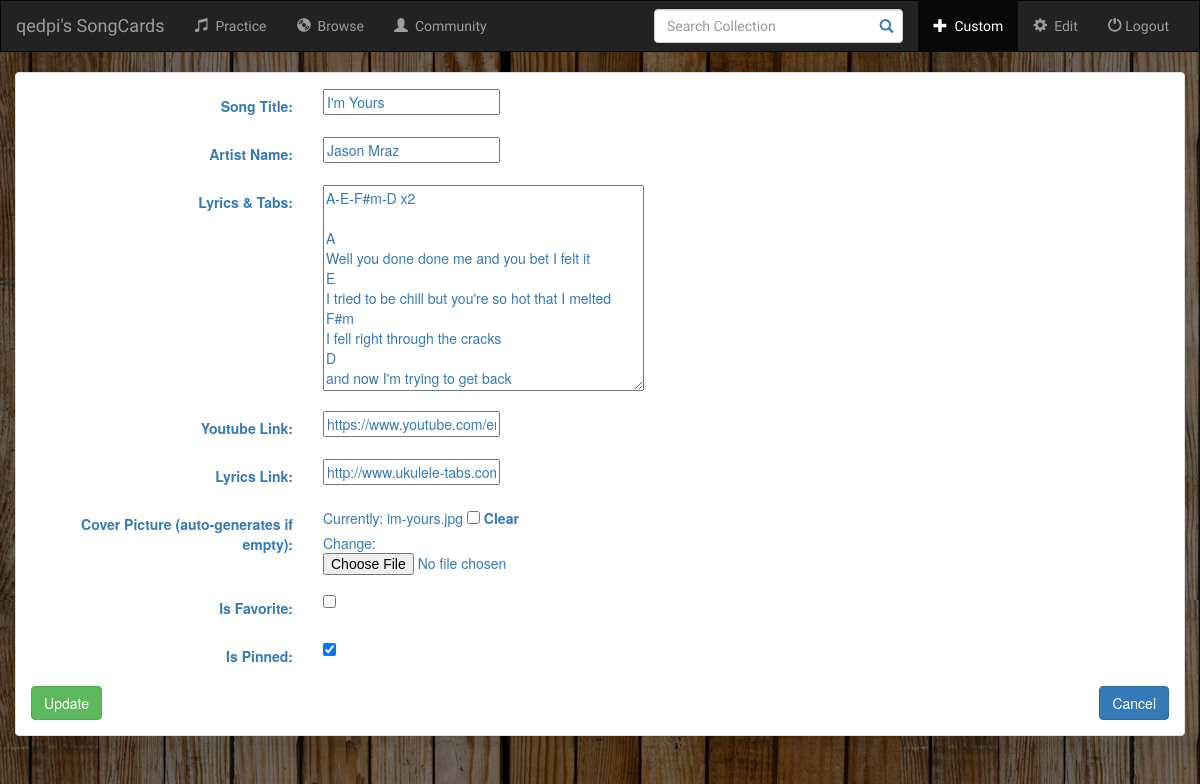
The page /cards/29/update/ (signed in) on the database as committed earlier.
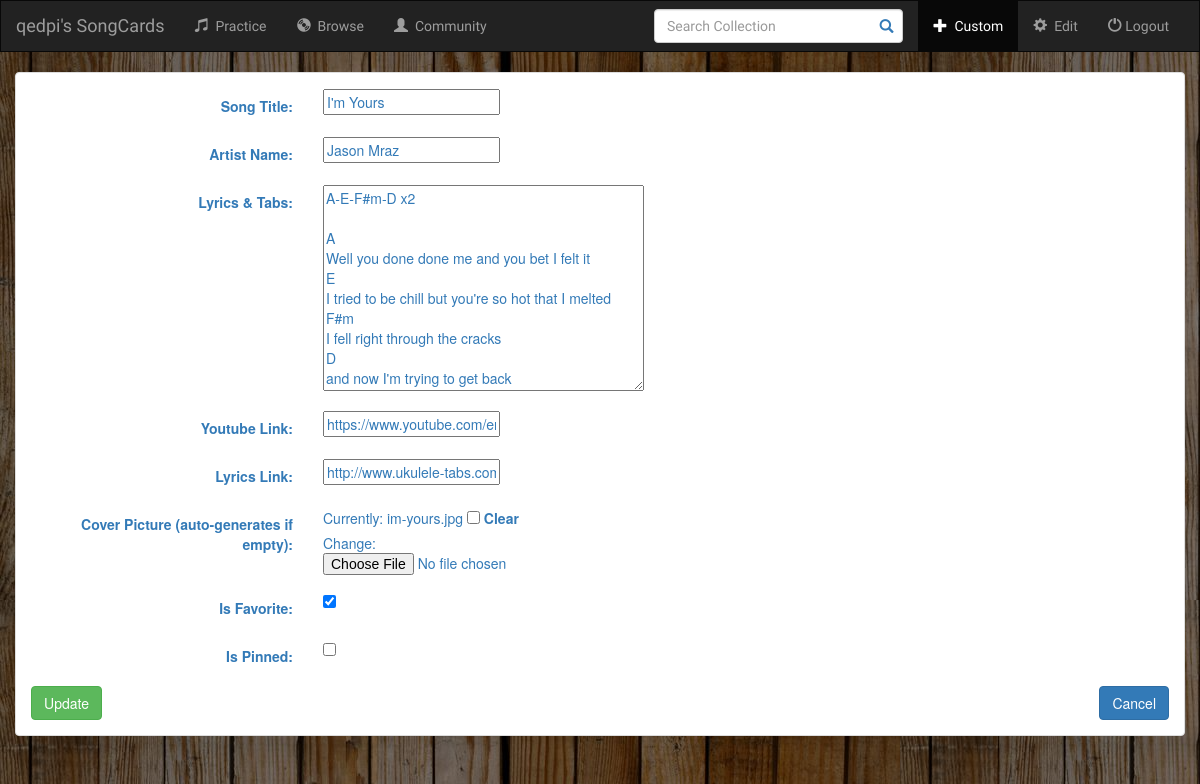
The same page on the database as committed later.
### cards/models.py (models this page shows, shortened)
class Card(models.Model):
    user = models.ForeignKey(User, default=1)
    topic = models.CharField(max_length=100, verbose_name='Song Title')
    front = models.CharField(blank=True, default='', max_length=100, verbose_name='Artist Name')
    back = models.TextField(blank=True, default='auto_generate', max_length=10000, verbose_name='Lyrics & Tabs')
    review_time = models.DateTimeField()
    review_interval = models.BigIntegerField(default=initial_review_interval)
    card_audio = models.CharField(blank=True, default='auto_generate', max_length=300, verbose_name='Youtube Link')
    card_score = models.CharField(blank=True, default='auto_generate', max_length=300, verbose_name='Lyrics Link')
    card_pic = models.FileField(blank=True, verbose_name='Cover Picture (auto-generates if empty)')
    is_new = models.BooleanField(default=True)
    is_favorite = models.BooleanField(default=False, verbose_name="Is Favorite")
    is_pinned = models.BooleanField(default=False, verbose_name="Is Pinned")
    date_created = models.DateTimeField(default=datetime.utcnow())
    class Meta:
        unique_together = ('topic', 'front',)

### cards/views.py (the view)
# urls.py: url(r'^(?P<pk>[\d]+)/update/$', views.CardUpdate.as_view(), name='update_card'),
class CardUpdate(LoginRequiredMixin, UpdateView):
    model = Card
    fields = used_fields

### cards/templates/cards/card_form.html (shortened to what this page needs)
{% extends 'cards/base.html' %}
{% block plus_active %}active{% endblock %}
{% block body %}
    <div class="container-fluid">
        <div class="row">
            <div class="col-sm-12 col-md-12">
                <div class="panel panel-default">
                    <div class="panel-body">
                        <form action="" class="form-horizontal" method="post" enctype="multipart/form-data">
                            {% include 'users/form_template.html' %}
                            <div class="" style="display: inline;">
                                <button class="btn btn-success" type="submit">Update</button>
                            </div>
                            <div class="button-group" style="float: right">
                                <a href="{% url 'cards:index' %}">
                                    <div class="" style="display: inline;">
                                        <button class="btn btn-primary" type="button">Cancel</button></div></a>
                            </div>
                        </form>
                    </div>
                </div>
            </div>
        </div>
    </div>
{% endblock %}

### users/templates/users/form_template.html (shortened to what this page needs)
{% for field in form %}
    <div class="form-group">
        <div class="col-sm-offset-3 col-sm-9">
        </div>
        <label class="control-label col-sm-3" for="song_title">{{ field.label_tag }}</label>
        <div class="col-sm-9">{{ field }}</div>
    </div>
{% endfor %}

Rows that differ between the two databases and show on the page:
changed Card "I'm Yours": is_favorite "☐" → "☑"; is_pinned "☑" → "☐"
